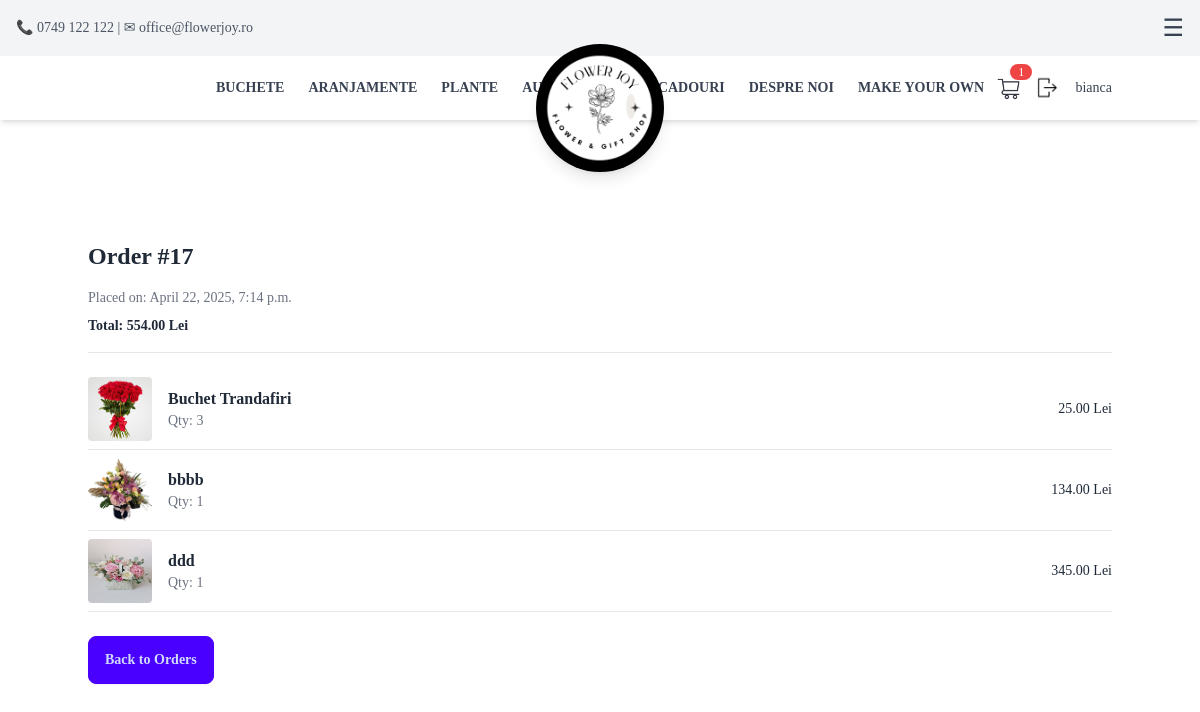
/order/17/ (signed in), run on the app's committed database.
### App/models.py (models this page shows, shortened)
class Order(models.Model):
    user = models.ForeignKey(User, on_delete=models.CASCADE, null=True, blank=True)
    session_id = models.CharField(max_length=255, null=True, blank=True)
    full_name = models.CharField(max_length=255)
    email = models.EmailField()
    address = models.TextField()
    phone_number = models.CharField(max_length=15)
    city = models.CharField(max_length=100)
    zip_code = models.CharField(max_length=10)
    total_price = models.DecimalField(max_digits=10, decimal_places=2)
    payment_method = models.CharField(max_length=20, choices=[("card", "Card"), ("cash", "Cash on Delivery")], default="card")
    payment_status = models.BooleanField(default=False)  # False = Not paid, True = Paid
    created_at = models.DateTimeField(auto_now_add=True)
    delivery_fee = models.DecimalField(max_digits=10, decimal_places=2, default=0.00)  # Default delivery fee

class OrderItem(models.Model):
    order = models.ForeignKey(Order, related_name='items',on_delete=models.CASCADE)
    product = models.ForeignKey(Product, on_delete=models.CASCADE)
    quantity = models.PositiveIntegerField()
    price = models.DecimalField(max_digits=10, decimal_places=2)

class Product(models.Model):
    name = models.CharField(max_length=100, null=False, blank=False)
    description = models.TextField()
    category = models.CharField(
        max_length=100,
        choices=[
            ("Flowers", "Flowers"),
            ("Bouquets", "Bouquets"),
            ("Accessories", "Accessories"),
            ("Gifts", "Gifts"),
            ("CustomBouquet", "CustomBouquet"),
        ],
        default="General"
    )
    price = models.DecimalField(max_digits=10, decimal_places=2, null=False, blank=False)
    image = models.ImageField(upload_to="Pictures/", null=False, blank=False)
    created_at = models.DateTimeField(auto_now_add=True, null=False, blank=False)
    is_custom = models.BooleanField(default=False)
    in_store = models.BooleanField(default=False)
    auction_manual = models.BooleanField(default=False)
    auction_start_time = models.DateTimeField(null=True, blank=True)
    auction_floor_price = models.DecimalField(max_digits=10, decimal_places=2, default=10)
    auction_interval_minutes = models.PositiveIntegerField(default=60)
    auction_drop_amount = models.DecimalField(max_digits=6, decimal_places=2, default=5)
    before_auction_price = models.DecimalField(max_digits=10, decimal_places=2, null=False, blank=False, default=0.00)  # Store the price before auction
    bid_submited = models.BooleanField(default=False)  # Track if a bid has been submitted

### App/views.py (the view)
# urls.py: path('order/<int:order_id>/', order_detail, name='order_detail'),
@login_required
def order_detail(request, order_id):
    order = get_object_or_404(Order, id=order_id, user=request.user)
    order_items = order.items.select_related('product')
    return render(request, 'order_detail.html', {
        'order': order,
        'order_items': order_items,
    })

### App/templates/partials/order_detail.html
{% extends 'base.html' %}
{% block content %}
<div class="container mx-auto py-36 mt-24 h-screen ">
    <h2 class="text-2xl font-bold mb-4">Order #{{ order.id }}</h2>
    <p class="text-sm text-gray-500 mb-2">Placed on: {{ order.created_at|date:"F j, Y, g:i a" }}</p>
    <p class="text-sm font-semibold mb-4">Total: {{ order.total_price }} Lei</p>
    <div class="border-t pt-4 mt-4">
        {% for item in order_items %}
        <div class="flex items-center justify-between border-b py-2">
            <div class="flex items-center gap-4">
                <img src="{{ item.product.image.url }}" class="w-16 h-16 rounded" alt="{{ item.product.name }}">
                <div>
                    <h3 class="font-semibold">{{ item.product.name }}</h3>
                    <p class="text-sm text-gray-500">Qty: {{ item.quantity }}</p>
                </div>
            </div>
            <div class="text-sm font-medium">{{ item.price }} Lei</div>
        </div>
        {% endfor %}
    </div>
    <div class="mt-6">
        <a href="{% url 'profile' %}" class="btn btn-primary">Back to Orders</a>
    </div>
</div>
{% endblock %}

### App/templates/partials/navbar.html (shortened to what this page needs)
<div id="top-bar" class="bg-gray-100 text-gray-600 text-sm py-3 px-4 flex justify-between items-center fixed top-0 left-0 w-full z-30 transition-all duration-300 ease-in-out">
    <div>📞 0749 122 122 | ✉ office@flowerjoy.ro</div>
    <div class="flex gap-3">
        <button class="text-gray-700 text-2xl" id="menu-toggle">☰</button>
    </div>
</div>
 <nav id="main-navbar" class="bg-white shadow-md fixed top-0 left-0 w-full z-40 transition-all duration-300 ease-in-out mt-14">
    <div class="container mx-auto flex justify-between items-center py-4 px-32 pr-0">
        <div class="hidden md:flex gap-6 uppercase text-sm font-semibold text-gray-700">
            <a href="{% url 'products_by_category' category='buchete' %}" class="hover:text-gray-900">Buchete</a>
            <a href="{% url 'products_by_category' category='aranjamente' %}" class="hover:text-gray-900">Aranjamente</a>
            <a href="{% url 'products_by_category' category='plante' %}" class="hover:text-gray-900">Plante</a>
            <a href="/auction/" class="hover:text-gray-900">Auction</a>
        </div>
        <div id="logo" class="absolute left-1/2 transform -translate-x-1/2 top-4 z-50 transition-all duration-300 ease-in-out -translate-y-7">
            <a href="/" class="block w-32 h-32 bg-black rounded-full flex items-center justify-center shadow-lg">
                <img src="/static/Logo.png" alt="Flower Shop Logo" class="w-28 h-28 rounded-full object-cover transition-all duration-300 ease-in-out" id="logo-img">
            </a>
        </div>
        <div class="flex items-center">
            <div class="hidden md:flex gap-6 uppercase text-sm font-semibold text-gray-700">
                <a href="{% url 'products_by_category' category='cadouri' %}" class="hover:text-gray-900">Cadouri</a>
                <a href="#" class="hover:text-gray-900">Despre noi</a>
                <a href="{% url 'custom_bouquet_builder' %}" class="hover:text-gray-900">Make your own</a>
            </div>
            <div class="flex items-center space-x-4 ml-2">
                <a href="/cart/" id="cart-btn" class="relative">
                    {% include "partials/cart_count.html" with cart_count=cart_items.count %}
                </a>
            </div>
            <div class="flex items-center space-x-4 ml-2">
                {% if user.is_authenticated %}
                    <a href="{% url 'logout' %}" class="text-xl hover:text-gray-700">
                        <img src="/static/logout.png" class="h-7"> </a>
                    <span class="text-gray-700 text-sm"> <a href="{% url 'profile' %}">{{ user.username }}</a></span>
                {% else %}
                    <a href="/login_page/" class="text-xl hover:text-gray-700"> 👤 </a>
                {% endif %}
            </div>
        </div>
    </div>
</nav>

### data on the page
Order: id "17", created_at "April 22, 2025, 7:14 p.m.", total_price "554.00"
OrderItem: product.image (picture), product.name "Buchet Trandafiri", quantity "3", price "25.00"
OrderItem: product.image (picture), product.name "bbbb", quantity "1", price "134.00"
OrderItem: product.image (picture), product.name "ddd", quantity "1", price "345.00"

### other printed values
{{ user.username }} "bianca"
